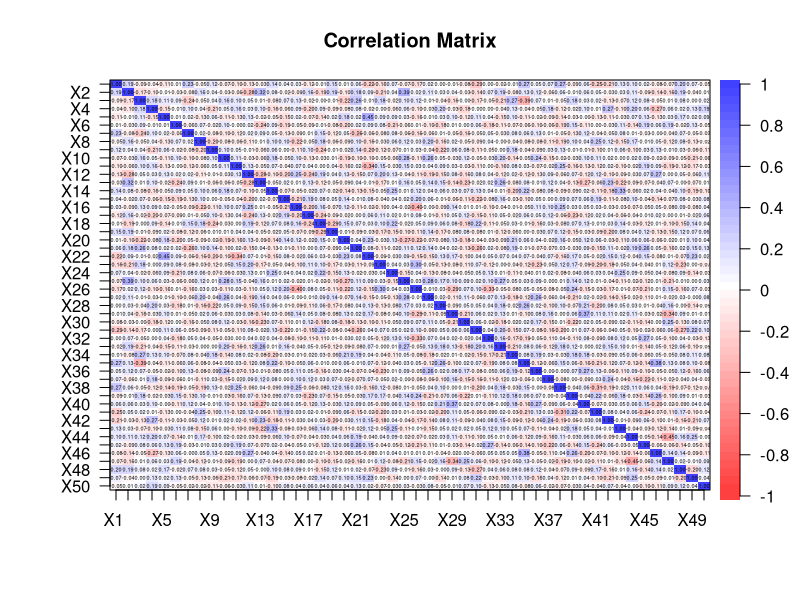
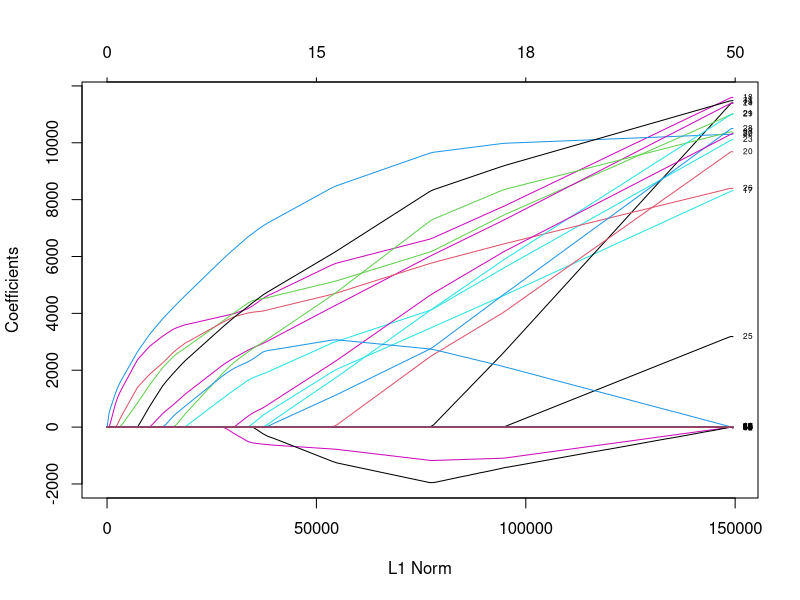
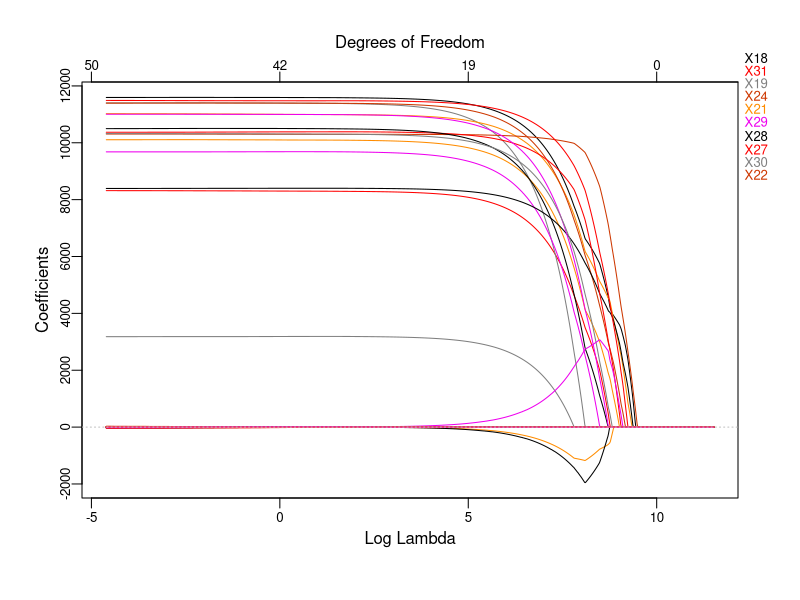
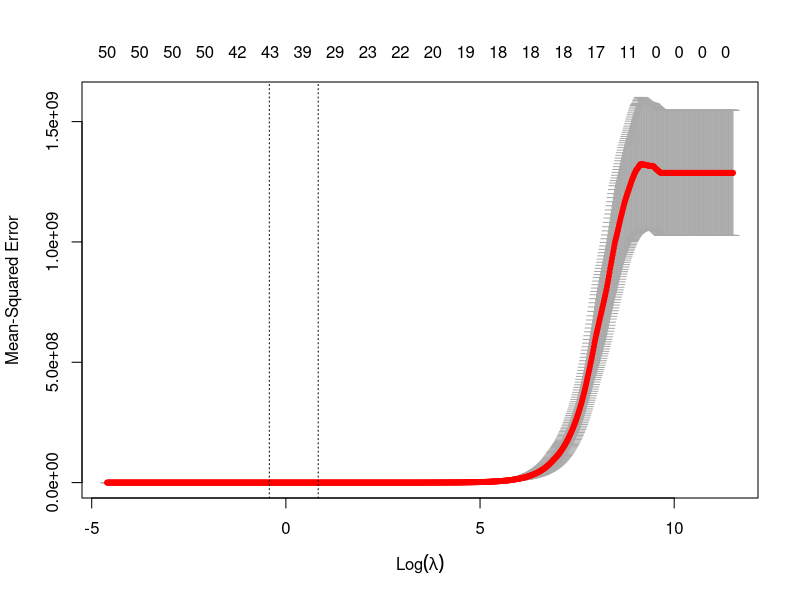
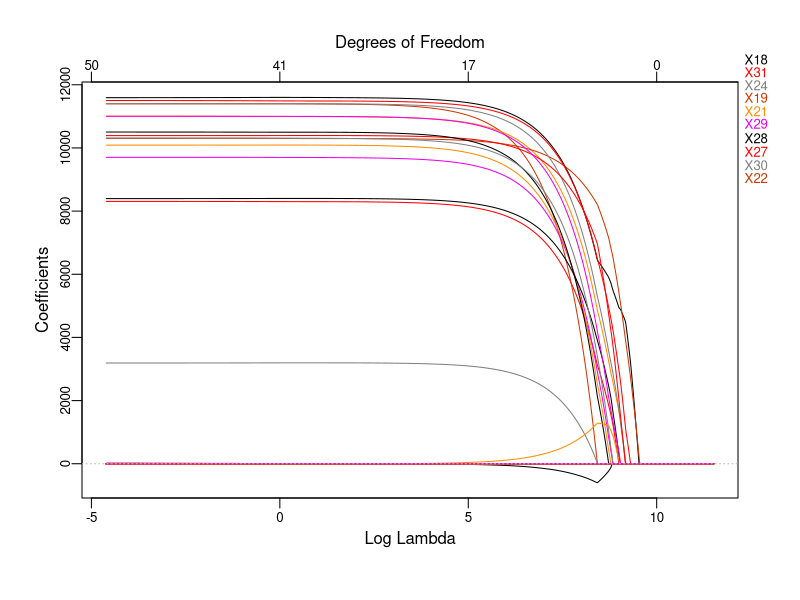
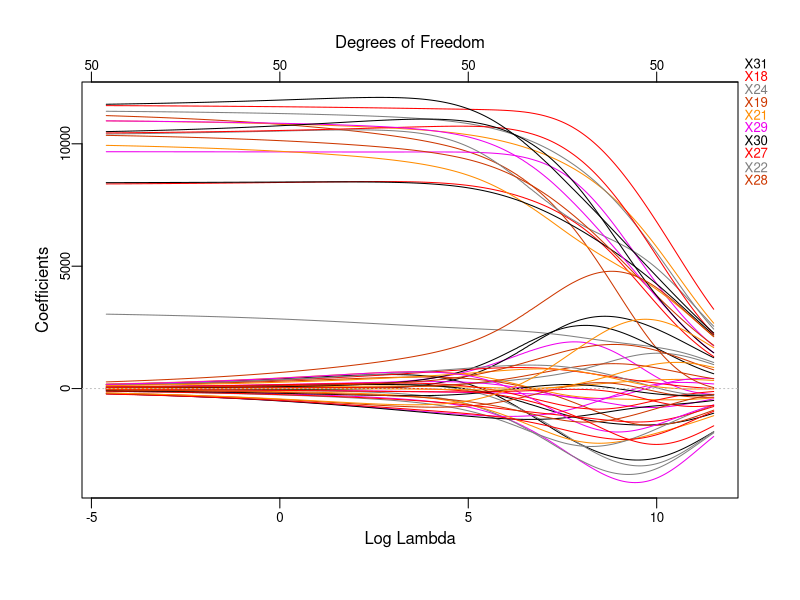
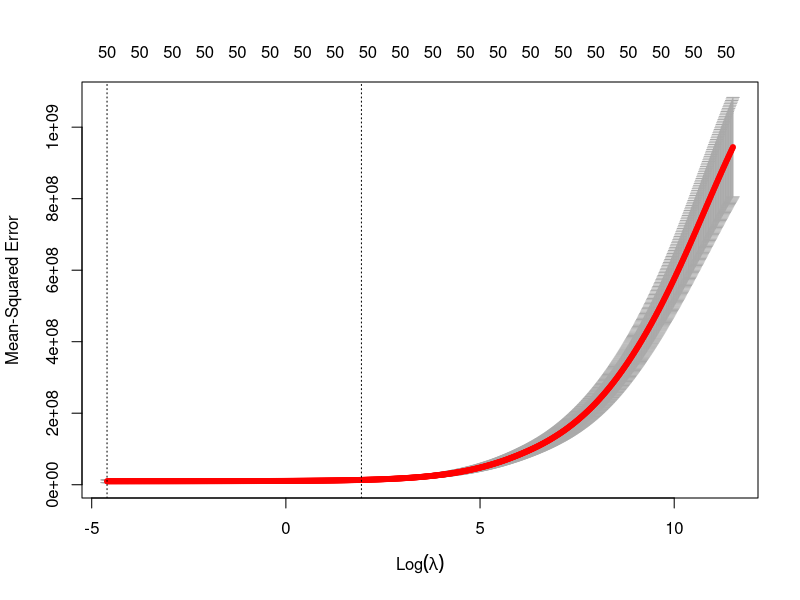
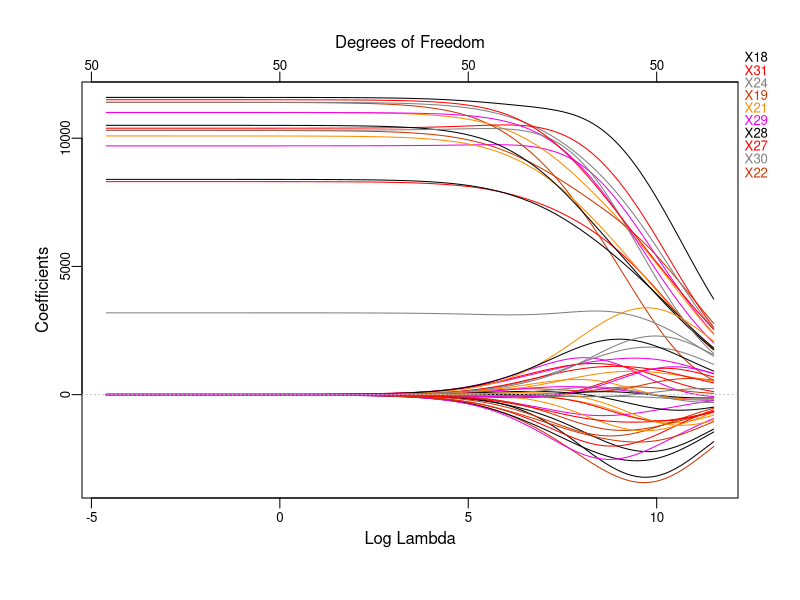

These figures' R source, in order:
####################################################
####################### Setup ######################
####################################################
library(glmnet)   # Load the "glmnet" package
library(plotmo)   # Load the "plotmo" package
library(corrplot) # Load the "corrplot" package
library(psych)    # Load the "psych" package
library(leaps)    # Load the "leaps" package for BSS and stepwise
library(car)      # Load the "car" package for Variance Inflation Factor (VIF) calculation

# Load the dataset
data <- read.csv("RegressionDataset_DA_group11.csv", header = T, na.strings = "?")

head(data)
data <- na.omit(data) # Remove rows with missing values

set.seed(1985)        # Use a fixed seed for reproducibility of the experiment

# Save "Y" values in "y" and all values except for "Y" in "x"
x <- model.matrix(Y ~ ., data)[, -1] # Save all values except for "Y"
y <- data$Y # Save "Y" values

train <- sample(1:nrow(x), 0.8 * nrow(x)) # Sample 80% of the data for training set
test <- (-train)  # The remaining data will be the test set
y.test <- y[test] # Save test set "Y" values

# Parameters
n <- nrow(data[train, ]) # Number of observations in the training set
p <- ncol(x[train, ])    # Number of regressors

####################################################
############### Preliminary analysis ###############
####################################################

############### Correlation Matrix #################
dev.new()
corData <- round(cor(x), digits = 2) # Calculate the correlation matrix of x and round the values to 2 decimal places
# Uncomment the next line to save the plot as a PDF file
# pdf(file="corr.pdf", width=26, height=15)
corPlot(corData, cex = 0.22, show.legend = TRUE, main = "Correlation Matrix") # Plot the correlation matrix with specified font size and display legend
# dev.off()

####################################################
################## Linear Model ####################
####################################################
lm.mod <- lm(Y ~ ., data = data[train, ]) # Fit a linear regression model to the data, using all variables in training set
summary(lm.mod) # Get the summary of the model
lm.predict <- predict(lm.mod, newdata = (data[test, ])) # Make predictions using the model on the test data
lm.coeff <- coef(lm.mod) # Get the coefficients of the model

####################### Test ######################
lm.mse <- mean((lm.predict - y[test])^2) # Calculate the mean squared error between the predicted values and the actual values in the test data
lm.mse # Display the mean squared error

################### Print Results ##################
lm.predictors <- round(lm.coeff / 100, digits = 0) # Round the values in bwd.coef and divide by 100, with 0 decimal places
intToUtf8(lm.predictors) # Convert the values in bwd.predictors to UTF-8 encoded integers

# vif(lm.mod) # verifica la collinearità dei dati #CANCELLARE?????????

####################################################
###################### BSS #########################
####################################################
# The following code performs BSS, which is computationally inefficient, however, since it both has a p
# approximately greater than 30 
# full.regfit <- regsubsets(Y ~ ., nvmax = variables_selected, data = data[train, ], really.big = T)
# summary(full.regfit)

####################################################
################### Stepwise #######################
####################################################
# The following code performs forward, backward, and hybrid selection on the training data 
# using the 'regsubsets' function from the 'leaps' package. 
# The function returns the best subset of predictors for each method of selection.
# The performance of each method is evaluated by computing the mean squared error (MSE) 
# between the predicted values and the actual values of the response variable on the test data.
# Finally, the coefficients of the best models are rounded to the nearest 100 and converted to UTF-8 format.

################# Forward selection ################
fwd.regfit <- regsubsets(Y ~ ., data = data[train, ], nvmax = p, method = "forward") # Forward selection on the training data
summary(fwd.regfit) # Summary of the results of forward selection

################# Backward selection ################
bwd.regfit <- regsubsets(Y ~ ., data = data[train, ], nvmax = p, method = "backward") # Backward selection on the training data
summary(bwd.regfit) # Summary of the results of forward selection

################# Hybrid selection ################
hyb.regfit <- regsubsets(Y ~ ., data = data[train, ], nvmax = p, method = "seqrep") # Hybrid selection on the training data
summary(hyb.regfit) # Summary of the results of forward selection

####################### Test ######################
test.mat <- model.matrix(Y ~ ., data = data[test, ]) #Model matrix for the test data

############ Test on backward selection ############
# The following lines evaluate the performance of the best model obtained from backward selection
val.errors <- rep(NA, p) # Creates a vector of NA values with length 'p' to store the MSE values for each model

for (i in 1:p) {
  coefi <- coef(bwd.regfit, id = i)           # Extracts the coefficients for the i-th model obtained from backward selection
  pred <- test.mat[, names(coefi)] %*% coefi  # Computes the predicted values for the response variable
  val.errors[i] <- mean((y[test] - pred)^2)   # Computes the MSE for the i-th model and stores it in the 'val.errors' vector
}

min <- which.min(val.errors) # Index of the minimum MSE value
bwd.mse <- val.errors[min]   # Stores the minimum MSE value in 'bwd.mse'
bwd.coef <- coef(bwd.regfit, min) # Extracts the coefficients for the best model obtained from backward selection

########### Test on forward selection ###########
# The following lines evaluate the performance of the best model obtained from forward selection
val.errors <- rep(NA, p) # Creates a vector of NA values with length 'p' to store the MSE values for each model

for (i in 1:p) {
  coefi <- coef(fwd.regfit, id = i)           # Extracts the coefficients for the i-th model obtained from forward selection
  pred <- test.mat[, names(coefi)] %*% coefi  # Computes the predicted values for the response variable
  val.errors[i] <- mean((y[test] - pred)^2)   # Computes the MSE for the i-th model and stores it in the 'val.errors' vector
}

min <- which.min(val.errors) # Index of the minimum MSE value
fwd.mse <- val.errors[min]   # Stores the minimum MSE value in 'fwd.mse'
fwd.coef <- coef(fwd.regfit, which.min(val.errors)) # Extracts the coefficients for the best model obtained from forward selection

############ Test on hybrid selection ############
# The following lines evaluate the performance of the best model obtained from hybrid selection
val.errors <- rep(NA, p) # Creates a vector of NA values with length 'p' to store the MSE values for each model

for (i in 1:p) {
  coefi <- coef(hyb.regfit, id = i)           # Extracts the coefficients for the i-th model obtained from hybrid selection
  pred <- test.mat[, names(coefi)] %*% coefi  # Computes the predicted values for the response variable
  val.errors[i] <- mean((y[test] - pred)^2)   # Computes the MSE for the i-th model and stores it in the 'val.errors' vector
}

# The best model is the one that contains which.min(val.errors) (ten in the book) variables.
min <- which.min(val.errors) # Index of the minimum MSE value
hyb.mse <- val.errors[min] # Stores the minimum MSE value in 'hyb.mse'
hyb.coef <- coef(hyb.regfit, which.min(val.errors)) # Extracts the coefficients for the best model obtained from hybrid selection

################### Print Results ##################
bwd.predictors <- round(bwd.coef / 100, digits = 0) # Round the values in bwd.coef and divide by 100, with 0 decimal places
intToUtf8(bwd.predictors) # Convert the values in bwd.predictors to UTF-8 encoded integers

fwd.predictors <- round(fwd.coef / 100, digits = 0) # Round the values in fwd.coef and divide by 100, with 0 decimal places
intToUtf8(fwd.predictors) # Convert the values in fwd.predictors to UTF-8 encoded integers

hyb.predictors <- round(hyb.coef / 100, digits = 0) # Round the values in hyb.coef and divide by 100, with 0 decimal places
intToUtf8(hyb.predictors) # Convert the values in hyb.predictors to UTF-8 encoded integers

####################################################
###################### LASSO #######################
####################################################
grid <- 10^seq(5, -2, length = 1000) # Define a sequence of 1000 numbers logarithmically spaced between 10^5 and 10^-2

# use the argument alpha = 1 to perform lasso
lasso.mod <- glmnet(x[train, ], y[train], alpha = 1, lambda = grid) # Fit a lasso regression model with alpha=1 and the grid of lambda values defined earlier

dev.new()
plot(lasso.mod, label = T) # Plot the model fit to the training data as a function of L1 norm

dev.new()
plot_glmnet(lasso.mod, xvar = "lambda") # Plot the model fit to the training data as a function of log lambda using plot_glmnet() function

# Perform 10-fold cross-validation to determine the best lambda value for the lasso model
cv.out <- cv.glmnet(x[train, ], y[train], alpha = 1, lambda = grid)

dev.new()
plot(cv.out) # Plot the cross-validation results

bestlam <- cv.out$lambda.1se # Determine the best lambda value based on the cross-validation results, we choose the 1se to select
                             # the most parsimonious model with low error 
# bestlam <- cv.out$lambda.min # If you want the minimum only based on MSE

lasso.pred <- predict(lasso.mod, s = bestlam, newx = x[test, ]) # Use the best lambda value to make predictions on the test data
lasso.mse <- mean((lasso.pred - y[test])^2) # Calculate the mean squared error of the predictions on the test data
lasso.mse # Print the mean squared error

lasso.out <- glmnet(x, y, alpha = 1, lambda = grid) # Fit the lasso model to the entire data set
lasso.coef <- predict(lasso.out, type = "coefficients", s = bestlam)[1:p + 1, ] # Extract coefficients
lasso.coef # Print the coefficient values
lasso.coef[lasso.coef != 0] # Print the non-zero coefficient values
cat("Number of coefficients equal to 0:", sum(lasso.coef == 0), "\n") # Print the number of coefficients equal to 0

dev.new()
plot_glmnet(lasso.out, xvar = "lambda") # Plot the lasso model fit to the entire data set as a function of log lambda using plot_glmnet() function

################### Print Results ##################
# Round the coefficient values to the nearest 100 and convert the result to UTF-8
lasso.predictors <- round(lasso.coef / 100, digits = 0)
intToUtf8(lasso.predictors)

####################################################
###################### Ridge #######################
####################################################
grid <- 10^seq(5, -2, length = 1000) # Define a sequence of 1000 numbers logarithmically spaced between 10^5 and 10^-2

# Use the argument alpha = 0 to perform ridge
ridge.mod <- glmnet(x[train, ], y[train], alpha = 0, lambda = grid) # Fit a ridge regression model with alpha=0 and the grid of lambda values defined earlier

dev.new()
plot_glmnet(ridge.mod, xvar = "lambda") # Plot the ridge regression model, with x-axis as log lambda

# Perform 10-fold cross-validation to determine the best lambda value for the ridge model
cv.out <- cv.glmnet(x[train, ], y[train], alpha = 0, lambda = grid)

dev.new()
plot(cv.out) # Plot the cross-validation results

bestlam <- cv.out$lambda.min # Get the best lambda value from cross-validation

ridge.pred <- predict(ridge.mod, s = bestlam, newx = x[test, ]) # Calculate the predictions using the best lambda value
ridge.mse <- mean((ridge.pred - y[test])^2) # Calculate the mean squared error of the predictions on test set
ridge.mse # Print the mean squared error

ridge.out <- glmnet(x, y, alpha = 0, lambda = grid) # Fit the ridge regression model to the entire data set
ridge.coef <- predict(ridge.out, type = "coefficients", s = bestlam)[1:p + 1, ] # Get the coefficients for the best lambda value
ridge.coef # Print the coefficients

dev.new()
plot_glmnet(ridge.out, xvar = "lambda") # Plot the ridge regression model for the entire data set

################### Print Results ##################
# Round the coefficients and convert to utf-8 format
ridge.predictors <- round(ridge.coef / 100, digits = 0)
intToUtf8(ridge.predictors)

####################################################
################### Elastic Net ####################
####################################################
enet.mod <- glmnet(x[train, ], y[train], alpha = 0.1, lambda = grid) # Fit the Elastic Net Model with an alpha value of 0.1
enet.pred <- predict(enet.mod, s = 0.1, newx = x[test, ]) # Predict using the fitted model and a lambda value of 0.1
min <- mean((enet.pred - y.test)^2) # Calculate the mean squared error
def.alp <- 0 # Initialize default alpha value

# Loop through different alpha values from 0.5 to 0.9 with a step of 0.05
# This loop is more towards the lasso side since it's not recommended to apply ridge for highly uncorrelated data
for (alp in seq(0.5, 0.9, by = 0.05)) {
  enet.mod <- glmnet(x[train, ], y[train], alpha = alp, lambda = grid) # Fit the Elastic Net Model with the current alpha value
  cv.out <- cv.glmnet(x[train, ], y[train], alpha = alp, lambda = grid) # Perform cross-validation to find the best lambda value
  enet.bestlam <- cv.out$lambda.min # Get the best lambda value
  
  enet.pred <- predict(enet.mod, s = enet.bestlam, newx = x[test, ]) # Predict using the fitted model and the best lambda value
  enet.mse <- mean((enet.pred - y.test)^2) # Calculate the mean squared error
  
  # If the current mean squared error is lower than the minimum mean squared error, update the minimum and default alpha value
  if (enet.mse < min) {
    min <- enet.mse
    def.alp <- alp
  }
}

# Fit the Elastic Net Model with the best default alpha value
enet.mod <- glmnet(x[train, ], y[train], alpha = def.alp, lambda = grid)
# Plot the fitted model
dev.new()
plot(enet.mod, label = T)
dev.new()
plot(enet.mod, label = T, xvar = "lambda")
plot_glmnet(enet.mod, xvar = "lambda")

cv.out <- cv.glmnet(x[train, ], y[train], alpha = def.alp, lambda = grid) # Perform cross-validation

# Plot the cross-validation results
dev.new()
plot(cv.out)

enet.bestlam <- cv.out$lambda.min # Get the best lambda value

enet.pred <- predict(enet.mod, s = enet.bestlam, newx = x[test, ]) # Predict using the fitted model and the best lambda value
enet.mse <- mean((enet.pred - y.test)^2) # Calculate the mean squared error

enet.coeff <- predict(enet.mod, type = "coefficients", s = enet.bestlam)[1:p+1, ] # Get the coefficients for the fitted model with the best lambda value

################### Print Results ##################
# Finally, we took the vector with the best predictors estimate, we diveded by 100 and and we make the conversation in ASCII.
enet.predictors <- round(enet.coeff / 100, digits = 0)
intToUtf8(enet.predictors)

####################################################
################# Print all MSE ###################
####################################################
# Finally, we print all calculated MSE values to evaluate the best technique
lm.mse
fwd.mse
bwd.mse
hyb.mse
lasso.mse
ridge.mse
enet.mse
